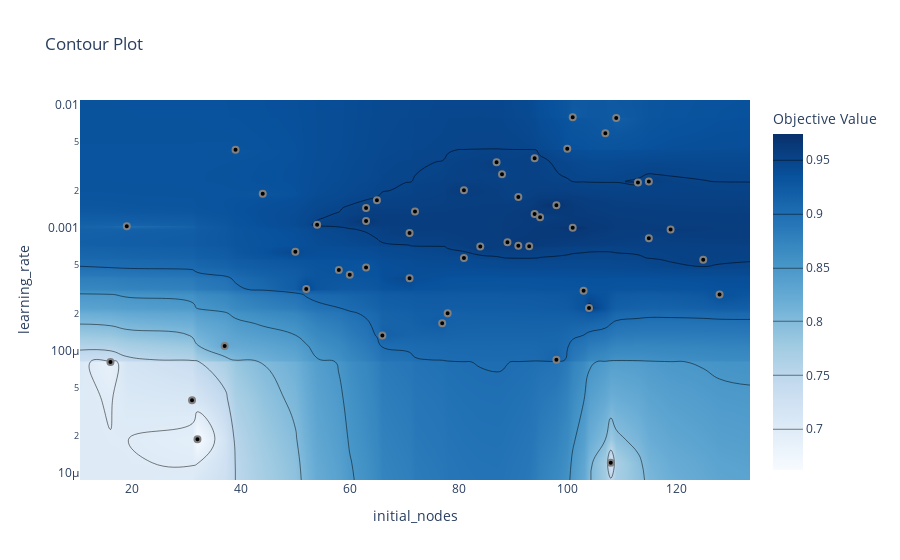
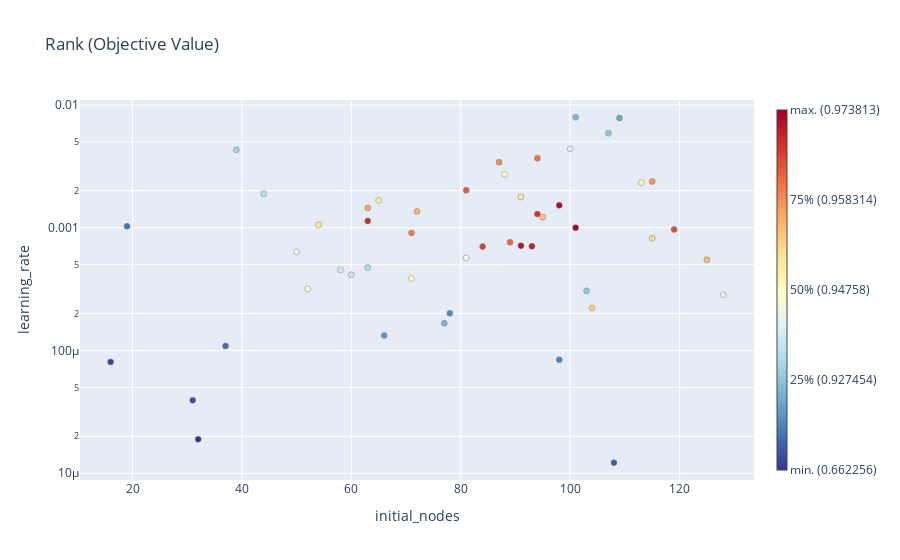

The cell these charts' notebook holds for them, in order:
### Code cell
fig = plot_contour(study_opt)
fig.show()
fig = plot_rank(study_opt)
fig.show()

### Figure 1 — Plotly figure (JSON) as saved in the notebook; plotly's stock layout.template omitted (floating-point values rounded to 4 significant figures; data arrays with more than 128 entries replaced by an {"elided": "..."} marker saying what was removed)
{"data": [{"colorbar": {"title": {"text": "Objective Value"}}, "colorscale": [[0, "rgb(247,251,255)"], [0.125, "rgb(222,235,247)"], [0.25, "rgb(198,219,239)"], [0.375, "rgb(158,202,225)"], [0.5, "rgb(107,174,214)"], [0.625, "rgb(66,146,198)"], [0.75, "rgb(33,113,181)"], [0.875, "rgb(8,81,156)"], [1, "rgb(8,48,107)"]], "connectgaps": true, "contours": {"coloring": "heatmap"}, "hoverinfo": "none", "line": {"smoothing": 1.3}, "reversescale": false, "type": "contour", "x": [10.4, 16, 19, 31, 32, 37, 39, 44, 50, 52, 54, 58, 60, 63, 65, 66, 71, 72, 77, 78, 81, 84, 87, 88, 89, 91, 93, 94, 95, 98, 100, 101, 103, 104, 107, 108, 109, 113, 115, 119, 125, 128, 133.6], "y": [8.816e-06, 1.219e-05, 1.892e-05, 3.929e-05, 8.072e-05, 8.411e-05, 0.0001088, 0.0001327, 0.0001664, 0.0002009, 0.0002223, 0.0002852, 0.0003064, 0.0003172, 0.0003873, 0.0004135, 0.0004529, 0.0004743, 0.0005482, 0.0005669, 0.000638, 0.0007025, 0.000706, 0.0007133, 0.0007606, 0.0008206, 0.0009065, 0.0009691, 0.001001, 0.001027, 0.001056, 0.001137, 0.001218, 0.001293, 0.001354, 0.001449, 0.001521, 0.001671, 0.001781, 0.001892, 0.002018, 0.002332, 0.002383, 0.002724, 0.003416, 0.003683, 0.004309, 0.004394, 0.005888, 0.007836, 0.007936, 0.01097], "z": {"elided": "52x43 float values"}}, {"marker": {"color": "black", "line": {"color": "Gray", "width": 2}}, "mode": "markers", "name": "Feasible Trial", "showlegend": false, "type": "scatter", "x": [63, 16, 32, 37, 60, 63, 39, 19, 63, 31, 109, 91, 81, 88, 84, 128, 104, 50, 77, 101, 101, 119, 93, 94, 115, 71, 98, 100, 115, 94, 125, 65, 72, 54, 108, 78, 98, 87, 52, 107, 66, 95, 91, 58, 89, 44, 81, 113, 103, 71], "y": [0.001449, 8.072e-05, 1.892e-05, 0.0001088, 0.0004135, 0.001137, 0.004309, 0.001027, 0.0004743, 3.929e-05, 0.007836, 0.001781, 0.002018, 0.002724, 0.0007025, 0.0002852, 0.0002223, 0.000638, 0.0001664, 0.001001, 0.007936, 0.0009691, 0.000706, 0.003683, 0.0008206, 0.0003873, 0.001521, 0.004394, 0.002383, 0.001293, 0.0005482, 0.001671, 0.001354, 0.001056, 1.219e-05, 0.0002009, 8.411e-05, 0.003416, 0.0003172, 0.005888, 0.0001327, 0.001218, 0.0007133, 0.0004529, 0.0007606, 0.001892, 0.0005669, 0.002332, 0.0003064, 0.0009065]}, {"marker": {"color": "#cccccc", "line": {"color": "Gray", "width": 2}}, "mode": "markers", "name": "Infeasible Trial", "showlegend": false, "type": "scatter", "x": [], "y": []}], "layout": {"title": {"text": "Contour Plot"}, "xaxis": {"range": [10.4, 133.6], "title": {"text": "initial_nodes"}}, "yaxis": {"range": [-5.055, -1.96], "title": {"text": "learning_rate"}, "type": "log"}}}

### Figure 2 — Plotly figure (JSON) as saved in the notebook; plotly's stock layout.template omitted (floating-point values rounded to 4 significant figures)
{"data": [{"hovertemplate": "%{hovertext}<extra></extra>", "hovertext": ["Trial #0<br>initial_nodes: 63<br>learning_rate: 0.0014486833887239336<br><b>Objective Value: 0.9573424458503723</b>", "Trial #1<br>initial_nodes: 16<br>learning_rate: 8.072307884499753e-05<br><b>Objective Value: 0.6864994764328003</b>", "Trial #2<br>initial_nodes: 32<br>learning_rate: 1.8924123965722247e-05<br><b>Objective Value: 0.6622559428215027</b>", "Trial #3<br>initial_nodes: 37<br>learning_rate: 0.00010881335003635877<br><b>Objective Value: 0.8247432112693787</b>", "Trial #4<br>initial_nodes: 60<br>learning_rate: 0.0004134759007834719<br><b>Objective Value: 0.9324511885643005</b>", "Trial #5<br>initial_nodes: 63<br>learning_rate: 0.0011367330868956233<br><b>Objective Value: 0.9658554792404175</b>", "Trial #6<br>initial_nodes: 39<br>learning_rate: 0.00430876004783913<br><b>Objective Value: 0.9288424253463745</b>", "Trial #7<br>initial_nodes: 19<br>learning_rate: 0.001026603003516424<br><b>Objective Value: 0.9010826349258423</b>", "Trial #8<br>initial_nodes: 63<br>learning_rate: 0.00047431786810463216<br><b>Objective Value: 0.9293975830078125</b>", "Trial #9<br>initial_nodes: 31<br>learning_rate: 3.9292030026239486e-05<br><b>Objective Value: 0.7105579972267151</b>", "Trial #10<br>initial_nodes: 109<br>learning_rate: 0.007836024767445623<br><b>Objective Value: 0.9194965958595276</b>", "Trial #11<br>initial_nodes: 91<br>learning_rate: 0.0017807188861070444<br><b>Objective Value: 0.9519755840301514</b>", "Trial #12<br>initial_nodes: 81<br>learning_rate: 0.002018444050209777<br><b>Objective Value: 0.9606736302375793</b>", "Trial #13<br>initial_nodes: 88<br>learning_rate: 0.002724347205621131<br><b>Objective Value: 0.9489219784736633</b>", "Trial #14<br>initial_nodes: 84<br>learning_rate: 0.0007024777000586873<br><b>Objective Value: 0.9623392224311829</b>", "Trial #15<br>initial_nodes: 128<br>learning_rate: 0.0002852063825456454<br><b>Objective Value: 0.9355047941207886</b>", "Trial #16<br>initial_nodes: 104<br>learning_rate: 0.00022234678715707775<br><b>Objective Value: 0.9556768536567688</b>", "Trial #17<br>initial_nodes: 50<br>learning_rate: 0.000638013102696017<br><b>Objective Value: 0.9456833600997925</b>", "Trial #18<br>initial_nodes: 77<br>learning_rate: 0.0001664427429501653<br><b>Objective Value: 0.9210696816444397</b>", "Trial #19<br>initial_nodes: 101<br>learning_rate: 0.0010013686694706912<br><b>Objective Value: 0.9738132953643799</b>", "Trial #20<br>initial_nodes: 101<br>learning_rate: 0.00793571996295044<br><b>Objective Value: 0.9213472604751587</b>", "Trial #21<br>initial_nodes: 119<br>learning_rate: 0.0009691119056608668<br><b>Objective Value: 0.9622467160224915</b>", "Trial #22<br>initial_nodes: 93<br>learning_rate: 0.0007059684243464615<br><b>Objective Value: 0.9670583605766296</b>", "Trial #23<br>initial_nodes: 94<br>learning_rate: 0.003682981625416852<br><b>Objective Value: 0.9588229656219482</b>", "Trial #24<br>initial_nodes: 115<br>learning_rate: 0.000820574295939075<br><b>Objective Value: 0.954566478729248</b>", "Trial #25<br>initial_nodes: 71<br>learning_rate: 0.000387294485157291<br><b>Objective Value: 0.9462385773658752</b>", "Trial #26<br>initial_nodes: 98<br>learning_rate: 0.0015212253813671889<br><b>Objective Value: 0.9704821109771729</b>", "Trial #27<br>initial_nodes: 100<br>learning_rate: 0.004394468514204954<br><b>Objective Value: 0.9349495768547058</b>", "Trial #28<br>initial_nodes: 115<br>learning_rate: 0.0023830872423781773<br><b>Objective Value: 0.9578976631164551</b>", "Trial #29<br>initial_nodes: 94<br>learning_rate: 0.0012928180491786595<br><b>Objective Value: 0.9648376107215881</b>", "Trial #30<br>initial_nodes: 125<br>learning_rate: 0.0005481559459502907<br><b>Objective Value: 0.956324577331543</b>", "Trial #31<br>initial_nodes: 65<br>learning_rate: 0.0016710637088883024<br><b>Objective Value: 0.9513278603553772</b>", "Trial #32<br>initial_nodes: 72<br>learning_rate: 0.001354422512758729<br><b>Objective Value: 0.9566947221755981</b>", "Trial #33<br>initial_nodes: 54<br>learning_rate: 0.0010559591323901975<br><b>Objective Value: 0.9534561038017273</b>", "Trial #34<br>initial_nodes: 108<br>learning_rate: 1.2188610063080669e-05<br><b>Objective Value: 0.7141667604446411</b>", "Trial #35<br>initial_nodes: 78<br>learning_rate: 0.00020094436750658635<br><b>Objective Value: 0.9146849513053894</b>", "Trial #36<br>initial_nodes: 98<br>learning_rate: 8.410589991835702e-05<br><b>Objective Value: 0.9136670827865601</b>", "Trial #37<br>initial_nodes: 87<br>learning_rate: 0.003416321037267219<br><b>Objective Value: 0.9584528803825378</b>", "Trial #38<br>initial_nodes: 52<br>learning_rate: 0.00031723956771415995<br><b>Objective Value: 0.9458684325218201</b>", "Trial #39<br>initial_nodes: 107<br>learning_rate: 0.0058881304425898095<br><b>Objective Value: 0.92745441198349</b>", "Trial #40<br>initial_nodes: 66<br>learning_rate: 0.00013265321610753<br><b>Objective Value: 0.9162579774856567</b>", "Trial #41<br>initial_nodes: 95<br>learning_rate: 0.0012177733230209875<br><b>Objective Value: 0.9559544920921326</b>", "Trial #42<br>initial_nodes: 91<br>learning_rate: 0.0007133197500137906<br><b>Objective Value: 0.968076229095459</b>", "Trial #43<br>initial_nodes: 58<br>learning_rate: 0.00045286802952433154<br><b>Objective Value: 0.9330989122390747</b>", "Trial #44<br>initial_nodes: 89<br>learning_rate: 0.0007605819570958782<br><b>Objective Value: 0.9592856764793396</b>", "Trial #45<br>initial_nodes: 44<br>learning_rate: 0.0018923259466129161<br><b>Objective Value: 0.9294901490211487</b>", "Trial #46<br>initial_nodes: 81<br>learning_rate: 0.0005669287259919317<br><b>Objective Value: 0.9432774782180786</b>", "Trial #47<br>initial_nodes: 113<br>learning_rate: 0.00233204777781143<br><b>Objective Value: 0.9493846297264099</b>", "Trial #48<br>initial_nodes: 103<br>learning_rate: 0.0003063670132797117<br><b>Objective Value: 0.92745441198349</b>", "Trial #49<br>initial_nodes: 71<br>learning_rate: 0.0009064720686637233<br><b>Objective Value: 0.9587304592132568</b>"], "marker": {"color": ["rgb(252.0, 165.0, 93.0)", "rgb(53.0, 67.0, 155.0)", "rgb(49.0, 54.0, 149.0)", "rgb(65.0, 105.0, 174.0)", "rgb(196.0, 229.0, 240.0)", "rgb(206.0, 39.0, 39.0)", "rgb(163.0, 211.0, 230.0)", "rgb(70.0, 118.0, 181.0)", "rgb(174.0, 219.0, 234.0)", "rgb(57.0, 80.0, 162.0)", "rgb(108.0, 164.0, 204.0)", "rgb(254.0, 233.0, 157.0)", "rgb(233.0, 87.0, 57.0)", "rgb(255.0, 252.0, 186.0)", "rgb(222.0, 62.0, 45.0)", "rgb(227.0, 244.0, 243.0)", "rgb(254.0, 208.0, 129.0)", "rgb(239.0, 249.0, 220.0)", "rgb(118.0, 175.0, 210.0)", "rgb(165.0, 0.0, 38.0)", "rgb(129.0, 184.0, 215.0)", "rgb(227.0, 74.0, 51.0)", "rgb(196.0, 29.0, 39.0)", "rgb(244.0, 112.0, 68.0)", "rgb(254.0, 218.0, 138.0)", "rgb(252.0, 254.0, 197.0)", "rgb(175.0, 10.0, 38.0)", "rgb(218.0, 240.0, 246.0)", "rgb(250.0, 151.0, 87.0)", "rgb(216.0, 49.0, 40.0)", "rgb(253.0, 187.0, 109.0)", "rgb(254.0, 239.0, 167.0)", "rgb(253.0, 177.0, 100.0)", "rgb(254.0, 227.0, 148.0)", "rgb(61.0, 93.0, 168.0)", "rgb(89.0, 141.0, 192.0)", "rgb(80.0, 130.0, 187.0)", "rgb(248.0, 138.0, 80.0)", "rgb(246.0, 251.0, 208.0)", "rgb(146.0, 197.0, 222.0)", "rgb(99.0, 152.0, 198.0)", "rgb(253.0, 197.0, 119.0)", "rgb(185.0, 20.0, 38.0)", "rgb(207.0, 235.0, 243.0)", "rgb(239.0, 99.0, 62.0)", "rgb(185.0, 224.0, 237.0)", "rgb(233.0, 246.0, 232.0)", "rgb(255.0, 246.0, 177.0)", "rgb(146.0, 197.0, 222.0)", "rgb(246.0, 125.0, 74.0)"], "line": {"color": "Grey", "width": 0.5}}, "mode": "markers", "showlegend": false, "type": "scatter", "x": [63, 16, 32, 37, 60, 63, 39, 19, 63, 31, 109, 91, 81, 88, 84, 128, 104, 50, 77, 101, 101, 119, 93, 94, 115, 71, 98, 100, 115, 94, 125, 65, 72, 54, 108, 78, 98, 87, 52, 107, 66, 95, 91, 58, 89, 44, 81, 113, 103, 71], "y": [0.001449, 8.072e-05, 1.892e-05, 0.0001088, 0.0004135, 0.001137, 0.004309, 0.001027, 0.0004743, 3.929e-05, 0.007836, 0.001781, 0.002018, 0.002724, 0.0007025, 0.0002852, 0.0002223, 0.000638, 0.0001664, 0.001001, 0.007936, 0.0009691, 0.000706, 0.003683, 0.0008206, 0.0003873, 0.001521, 0.004394, 0.002383, 0.001293, 0.0005482, 0.001671, 0.001354, 0.001056, 1.219e-05, 0.0002009, 8.411e-05, 0.003416, 0.0003172, 0.005888, 0.0001327, 0.001218, 0.0007133, 0.0004529, 0.0007606, 0.001892, 0.0005669, 0.002332, 0.0003064, 0.0009065]}, {"hoverinfo": "none", "marker": {"cmax": 1, "cmin": 0, "colorbar": {"thickness": 10, "ticktext": ["min. (0.662256)", "25% (0.927454)", "50% (0.94758)", "75% (0.958314)", "max. (0.973813)"], "tickvals": [0, 0.25, 0.5, 0.75, 1]}, "colorscale": [[0, "rgb(49,54,149)"], [0.1, "rgb(69,117,180)"], [0.2, "rgb(116,173,209)"], [0.3, "rgb(171,217,233)"], [0.4, "rgb(224,243,248)"], [0.5, "rgb(255,255,191)"], [0.6, "rgb(254,224,144)"], [0.7, "rgb(253,174,97)"], [0.8, "rgb(244,109,67)"], [0.9, "rgb(215,48,39)"], [1, "rgb(165,0,38)"]], "showscale": true}, "mode": "markers", "showlegend": false, "type": "scatter", "x": [null], "y": [null]}], "layout": {"title": {"text": "Rank (Objective Value)"}, "xaxis": {"range": [10.4, 133.6], "title": {"text": "initial_nodes"}}, "yaxis": {"range": [-5.055, -1.96], "title": {"text": "learning_rate"}, "type": "log"}}}
